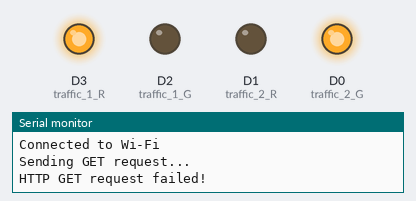
A sketch run on a simulated ESP8266 (NodeMCU). On the bench: output pins drawn as LEDs (lit = HIGH), the last lines printed to the serial monitor. WiFi joins after 1.5 s; servers stay silent unless stated.

Above: at 2.4 s.
At 4.2 s:
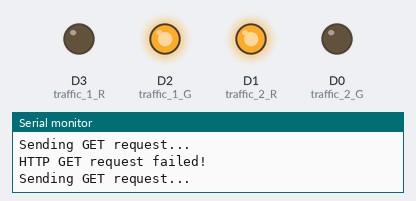
Timing chart, 0 to 5.0 s (numbered marks = the images above):
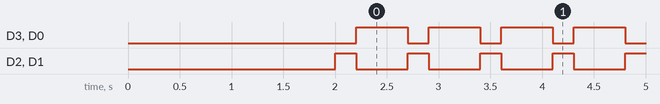

Measured:
- by itself, D3 (traffic_1_R), D0 (traffic_2_G): alternates HIGH for 0.50 s and LOW for 0.20 s
- by itself, D2 (traffic_1_G), D1 (traffic_2_R): alternates HIGH for 0.20 s and LOW for 0.50 s

The sketch:

amb_signal.ino
```cpp
#include <ESP8266WiFi.h>
#include <WiFiClientSecure.h>
#include <ESP8266HTTPClient.h>

// Pins
int traffic_1_R = D3;
int traffic_1_G = D2;
int traffic_2_R = D1;
int traffic_2_G = D0;

// Wi-Fi credentials
const char* ssid = "SSID";
const char* password = "PWD";

// Server URL
const char* serverURL = "https://andu.jaidrew.co.in/ambulance/direction.txt";

// Blinking time for green light
int blink_interval = 500;

void setup() {
  Serial.begin(115200);

  pinMode(traffic_1_R, OUTPUT);
  pinMode(traffic_1_G, OUTPUT);
  pinMode(traffic_2_R, OUTPUT);
  pinMode(traffic_2_G, OUTPUT);

  // Connect to Wi-Fi
  WiFi.begin(ssid, password);
  Serial.print("\nConnecting to Wi-Fi\n");
  while (WiFi.status() != WL_CONNECTED) {
    delay(1000);
    Serial.print(".");
  }
  Serial.println("\nConnected to Wi-Fi\n");
}

void loop() {
  // Step 1: Default state: Light 1 green, Light 2 red
  digitalWrite(traffic_1_G, HIGH);
  digitalWrite(traffic_1_R, LOW);
  digitalWrite(traffic_2_G, LOW);
  digitalWrite(traffic_2_R, HIGH);
  //delay(500);

  // Step 3: Get server response
  String response = "";
  if (WiFi.status() == WL_CONNECTED) {
    WiFiClientSecure client;
    client.setInsecure();
    HTTPClient http;

    Serial.println("Sending GET request...");
    http.begin(client, serverURL);
    int httpCode = http.GET();

    if (httpCode > 0) {
      response = http.getString();
      response.trim();  // Remove whitespace or newline characters
      Serial.println("Server Response: '" + response + "'");
    } else {
      Serial.println("HTTP GET request failed!");
    }

    http.end();
  }

  // Step 2: reverse for 2 seconds
  digitalWrite(traffic_1_G, LOW);
  digitalWrite(traffic_1_R, HIGH);
  digitalWrite(traffic_2_G, HIGH);
  digitalWrite(traffic_2_R, LOW);
  delay(500);

  // Step 4: Handle response
  if (response == "NS") {
    Serial.println("\nAmbulance mode\n");
    digitalWrite(traffic_1_G, LOW);
    digitalWrite(traffic_1_R, HIGH);
    digitalWrite(traffic_2_G, HIGH);
    digitalWrite(traffic_2_R, LOW);
    delay(10000);
  }
}
```
